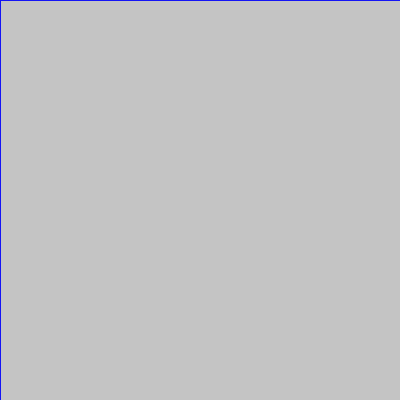
Frame 1 (no input)
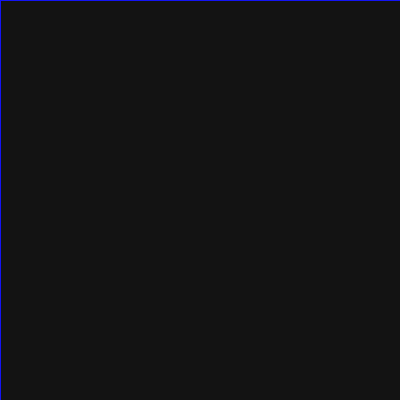
Frame 60 (the mouse pressed at the canvas centre just before this capture)
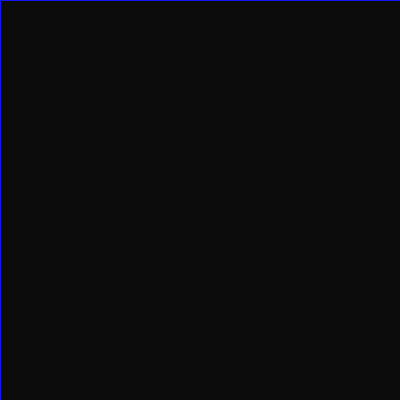
Frame 120 (the mouse held since frame 60 and released just before this capture)

The Processing sketch that drew these frames (run headless with seeded random() and noise(); from frame 60 on, the mouse is pressed at the canvas centre):

// Processing sketch: sketch_45_Super_ball
// ── sketch_45_Super_ball.pde
float xMove[] = {};
float yMove[] = {};
float xPos[] = {};
float yPos[] = {}; 

void setup() {
  size(400, 400); 
  stroke(20, 20, 244);
}

void draw() {
  fill(0, 10);
  rect(0, 0, width, height);
  noFill();

  for (int i=0; i<xPos.length; i++) {
    ellipse(xPos[i], yPos[i], 20, 20);
    xPos[i] = xPos[i] +xMove[i];
    yPos[i] = yPos[i] +yMove[i];

    if (xPos[i] > width) {
      xMove[i] = -xMove[i];
    }
    if (yPos[i] >height) {
      yMove[i] = -yMove[i];
    }
    if (xPos[i] < 0) {
      xMove[i] = -xMove[i];
    }
    if (yPos[i] < 0) {
      yMove[i] = -yMove[i];
    }
    print("x="+xPos[i]);
    println(" y="+yPos[i]);
  }




  //  delay(1000);
}

void mouseClicked() {
  xPos = append(xPos, mouseX);
  yPos = append(yPos, mouseY);
  xMove = append(xMove, random(-3, 3));
  yMove = append(yMove, random(-3, 3));
}
